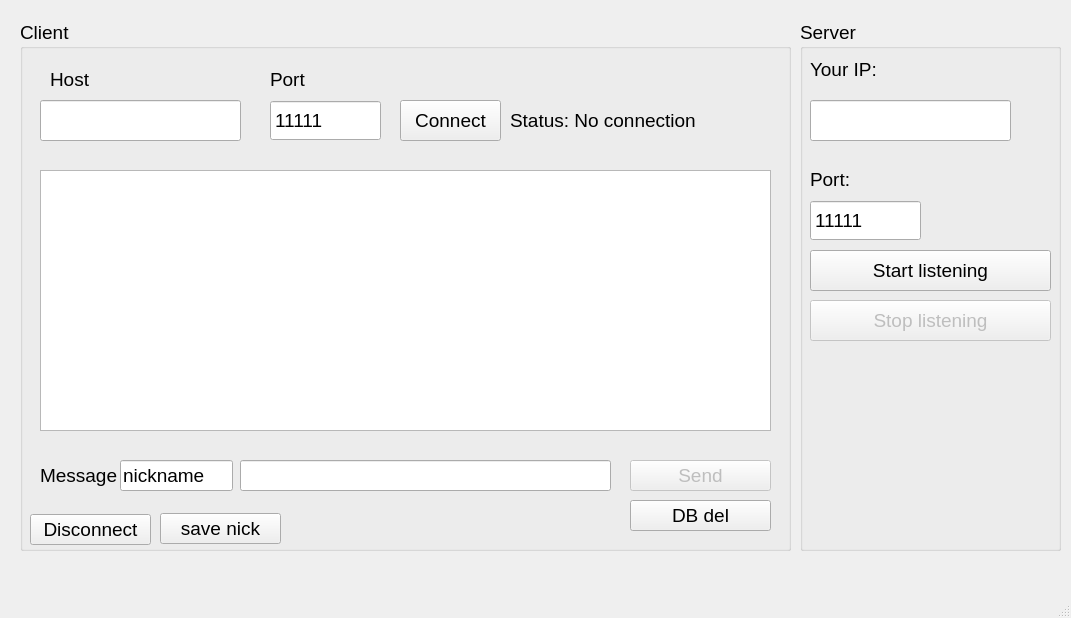
<?xml version="1.0" encoding="UTF-8"?>
<ui version="4.0">
 <class>MainWindow</class>
 <widget class="QMainWindow" name="MainWindow">
  <property name="geometry">
   <rect>
    <x>0</x>
    <y>0</y>
    <width>1071</width>
    <height>618</height>
   </rect>
  </property>
  <property name="font">
   <font>
    <pointsize>14</pointsize>
   </font>
  </property>
  <property name="windowTitle">
   <string>MainWindow</string>
  </property>
  <widget class="QWidget" name="centralwidget">
   <widget class="QGroupBox" name="groupBox">
    <property name="geometry">
     <rect>
      <x>20</x>
      <y>20</y>
      <width>771</width>
      <height>531</height>
     </rect>
    </property>
    <property name="title">
     <string>Client</string>
    </property>
    <widget class="QLabel" name="label_4">
     <property name="geometry">
      <rect>
       <x>20</x>
       <y>440</y>
       <width>101</width>
       <height>31</height>
      </rect>
     </property>
     <property name="text">
      <string>Message</string>
     </property>
    </widget>
    <widget class="QLineEdit" name="host_field">
     <property name="geometry">
      <rect>
       <x>20</x>
       <y>80</y>
       <width>201</width>
       <height>41</height>
      </rect>
     </property>
    </widget>
    <widget class="QLabel" name="label_2">
     <property name="geometry">
      <rect>
       <x>250</x>
       <y>50</y>
       <width>101</width>
       <height>18</height>
      </rect>
     </property>
     <property name="text">
      <string>Port</string>
     </property>
    </widget>
    <widget class="QSpinBox" name="port_field">
     <property name="geometry">
      <rect>
       <x>250</x>
       <y>80</y>
       <width>111</width>
       <height>41</height>
      </rect>
     </property>
     <property name="buttonSymbols">
      <enum>QAbstractSpinBox::NoButtons</enum>
     </property>
     <property name="maximum">
      <number>65535</number>
     </property>
     <property name="value">
      <number>11111</number>
     </property>
    </widget>
    <widget class="QPushButton" name="connectButton">
     <property name="geometry">
      <rect>
       <x>380</x>
       <y>80</y>
       <width>101</width>
       <height>41</height>
      </rect>
     </property>
     <property name="text">
      <string>Connect</string>
     </property>
    </widget>
    <widget class="QPushButton" name="sendButton">
     <property name="enabled">
      <bool>false</bool>
     </property>
     <property name="geometry">
      <rect>
       <x>610</x>
       <y>440</y>
       <width>141</width>
       <height>31</height>
      </rect>
     </property>
     <property name="text">
      <string>Send</string>
     </property>
    </widget>
    <widget class="QLineEdit" name="message_field">
     <property name="geometry">
      <rect>
       <x>220</x>
       <y>440</y>
       <width>371</width>
       <height>31</height>
      </rect>
     </property>
    </widget>
    <widget class="QLabel" name="status_label">
     <property name="geometry">
      <rect>
       <x>490</x>
       <y>90</y>
       <width>261</width>
       <height>21</height>
      </rect>
     </property>
     <property name="text">
      <string>Status: No connection</string>
     </property>
    </widget>
    <widget class="QTextEdit" name="chat_window">
     <property name="geometry">
      <rect>
       <x>20</x>
       <y>150</y>
       <width>731</width>
       <height>261</height>
      </rect>
     </property>
     <property name="readOnly">
      <bool>true</bool>
     </property>
    </widget>
    <widget class="QLabel" name="label">
     <property name="geometry">
      <rect>
       <x>30</x>
       <y>50</y>
       <width>181</width>
       <height>18</height>
      </rect>
     </property>
     <property name="text">
      <string>Host</string>
     </property>
    </widget>
    <widget class="QLabel" name="message_status">
     <property name="geometry">
      <rect>
       <x>120</x>
       <y>470</y>
       <width>471</width>
       <height>21</height>
      </rect>
     </property>
     <property name="font">
      <font>
       <pointsize>9</pointsize>
      </font>
     </property>
     <property name="text">
      <string/>
     </property>
    </widget>
    <widget class="QPushButton" name="disconnect_Buton">
     <property name="geometry">
      <rect>
       <x>10</x>
       <y>494</y>
       <width>121</width>
       <height>31</height>
      </rect>
     </property>
     <property name="text">
      <string>Disconnect</string>
     </property>
    </widget>
    <widget class="QLineEdit" name="lineEdit">
     <property name="geometry">
      <rect>
       <x>100</x>
       <y>440</y>
       <width>113</width>
       <height>31</height>
      </rect>
     </property>
     <property name="text">
      <string>nickname</string>
     </property>
    </widget>
    <widget class="QPushButton" name="pushButton">
     <property name="geometry">
      <rect>
       <x>610</x>
       <y>480</y>
       <width>141</width>
       <height>31</height>
      </rect>
     </property>
     <property name="text">
      <string>DB del</string>
     </property>
    </widget>
    <widget class="QPushButton" name="pushButton_2">
     <property name="geometry">
      <rect>
       <x>140</x>
       <y>493</y>
       <width>121</width>
       <height>31</height>
      </rect>
     </property>
     <property name="text">
      <string>save nick</string>
     </property>
    </widget>
   </widget>
   <widget class="QGroupBox" name="groupBox_2">
    <property name="geometry">
     <rect>
      <x>800</x>
      <y>20</y>
      <width>261</width>
      <height>531</height>
     </rect>
    </property>
    <property name="title">
     <string>Server</string>
    </property>
    <widget class="QLabel" name="label_3">
     <property name="geometry">
      <rect>
       <x>10</x>
       <y>150</y>
       <width>101</width>
       <height>18</height>
      </rect>
     </property>
     <property name="text">
      <string>Port:</string>
     </property>
    </widget>
    <widget class="QSpinBox" name="port_field_2">
     <property name="geometry">
      <rect>
       <x>10</x>
       <y>180</y>
       <width>111</width>
       <height>41</height>
      </rect>
     </property>
     <property name="buttonSymbols">
      <enum>QAbstractSpinBox::NoButtons</enum>
     </property>
     <property name="maximum">
      <number>65535</number>
     </property>
     <property name="value">
      <number>11111</number>
     </property>
    </widget>
    <widget class="QPushButton" name="startButton">
     <property name="geometry">
      <rect>
       <x>10</x>
       <y>230</y>
       <width>241</width>
       <height>41</height>
      </rect>
     </property>
     <property name="text">
      <string>Start listening</string>
     </property>
    </widget>
    <widget class="QPushButton" name="stopButton">
     <property name="enabled">
      <bool>false</bool>
     </property>
     <property name="geometry">
      <rect>
       <x>10</x>
       <y>280</y>
       <width>241</width>
       <height>41</height>
      </rect>
     </property>
     <property name="text">
      <string>Stop listening</string>
     </property>
    </widget>
    <widget class="QLabel" name="label_5">
     <property name="geometry">
      <rect>
       <x>10</x>
       <y>40</y>
       <width>161</width>
       <height>18</height>
      </rect>
     </property>
     <property name="text">
      <string>Your IP:</string>
     </property>
    </widget>
    <widget class="QLineEdit" name="your_ip">
     <property name="geometry">
      <rect>
       <x>10</x>
       <y>80</y>
       <width>201</width>
       <height>41</height>
      </rect>
     </property>
     <property name="readOnly">
      <bool>true</bool>
     </property>
    </widget>
   </widget>
  </widget>
  <widget class="QMenuBar" name="menubar">
   <property name="geometry">
    <rect>
     <x>0</x>
     <y>0</y>
     <width>1071</width>
     <height>31</height>
    </rect>
   </property>
  </widget>
  <widget class="QStatusBar" name="statusbar"/>
 </widget>
 <resources/>
 <connections/>
</ui>
